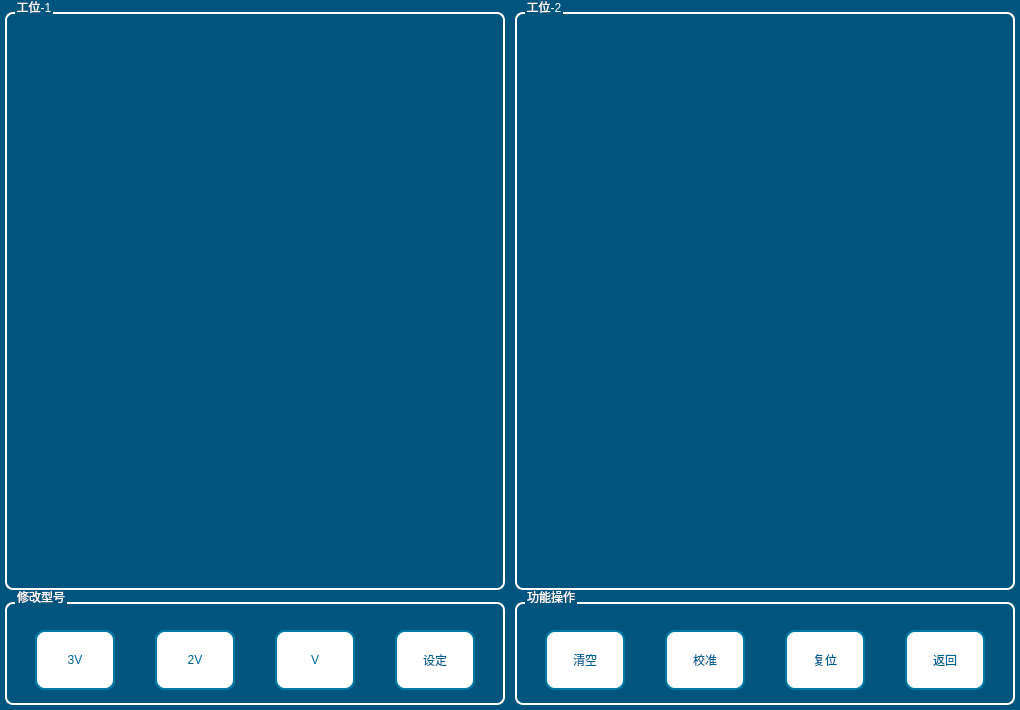
<?xml version="1.0" encoding="UTF-8"?>
<ui version="4.0">
 <class>Node3V</class>
 <widget class="QWidget" name="Node3V">
  <property name="geometry">
   <rect>
    <x>0</x>
    <y>0</y>
    <width>1020</width>
    <height>710</height>
   </rect>
  </property>
  <property name="windowTitle">
   <string>Form</string>
  </property>
  <property name="styleSheet">
   <string notr="true">QWidget#Node3V{
background-color: rgb(255, 255, 255);
background-color: rgb(0, 85, 127);
}
QToolButton{
font: 20pt &quot;宋体&quot;;
color: rgb(0, 101, 150);
border:2px solid rgb(0, 122, 165);
border-radius:10px;
background-color: rgb(255, 255, 255);
}
QToolButton:disabled{
font: 19pt &quot;宋体&quot;;
color: rgb(180, 180, 180);
border-color: rgb(180, 180, 180);
}
QGroupBox{
font: 20pt &quot;宋体&quot;;
color: rgb(255, 255, 255);
border:2px solid rgb(255, 255, 255);
border-radius:8px;
margin-top:22px;
}
QGroupBox:title{
subcontrol-origin: margin;
top:10px;
left: 10px;
}
QLabel{
font: 20pt &quot;宋体&quot;;
color: rgb(0, 122, 165);
}
</string>
  </property>
  <widget class="QGroupBox" name="gBox_2">
   <property name="geometry">
    <rect>
     <x>515</x>
     <y>-10</y>
     <width>500</width>
     <height>600</height>
    </rect>
   </property>
   <property name="title">
    <string>工位-2</string>
   </property>
   <property name="alignment">
    <set>Qt::AlignCenter</set>
   </property>
  </widget>
  <widget class="QGroupBox" name="gBox_1">
   <property name="geometry">
    <rect>
     <x>5</x>
     <y>-10</y>
     <width>500</width>
     <height>600</height>
    </rect>
   </property>
   <property name="title">
    <string>工位-1</string>
   </property>
   <property name="alignment">
    <set>Qt::AlignCenter</set>
   </property>
  </widget>
  <widget class="QGroupBox" name="groupBox_3">
   <property name="geometry">
    <rect>
     <x>5</x>
     <y>580</y>
     <width>500</width>
     <height>125</height>
    </rect>
   </property>
   <property name="title">
    <string>修改型号</string>
   </property>
   <widget class="QToolButton" name="tBtnSet">
    <property name="geometry">
     <rect>
      <x>390</x>
      <y>50</y>
      <width>80</width>
      <height>60</height>
     </rect>
    </property>
    <property name="text">
     <string>设定</string>
    </property>
   </widget>
   <widget class="QToolButton" name="tBtn_2VA">
    <property name="geometry">
     <rect>
      <x>30</x>
      <y>50</y>
      <width>80</width>
      <height>60</height>
     </rect>
    </property>
    <property name="text">
     <string>2VA</string>
    </property>
   </widget>
   <widget class="QToolButton" name="tBtn_1V">
    <property name="geometry">
     <rect>
      <x>270</x>
      <y>50</y>
      <width>80</width>
      <height>60</height>
     </rect>
    </property>
    <property name="text">
     <string>V</string>
    </property>
   </widget>
   <widget class="QToolButton" name="tBtn_1VA">
    <property name="geometry">
     <rect>
      <x>150</x>
      <y>50</y>
      <width>80</width>
      <height>60</height>
     </rect>
    </property>
    <property name="text">
     <string>VA</string>
    </property>
   </widget>
   <widget class="QToolButton" name="tBtn_2V">
    <property name="geometry">
     <rect>
      <x>150</x>
      <y>50</y>
      <width>80</width>
      <height>60</height>
     </rect>
    </property>
    <property name="text">
     <string>2V</string>
    </property>
   </widget>
   <widget class="QToolButton" name="tBtn_3V">
    <property name="geometry">
     <rect>
      <x>30</x>
      <y>50</y>
      <width>80</width>
      <height>60</height>
     </rect>
    </property>
    <property name="text">
     <string>3V</string>
    </property>
   </widget>
  </widget>
  <widget class="QGroupBox" name="groupBox_4">
   <property name="geometry">
    <rect>
     <x>515</x>
     <y>580</y>
     <width>500</width>
     <height>125</height>
    </rect>
   </property>
   <property name="title">
    <string>功能操作</string>
   </property>
   <widget class="QToolButton" name="tBtnReset">
    <property name="geometry">
     <rect>
      <x>270</x>
      <y>50</y>
      <width>80</width>
      <height>60</height>
     </rect>
    </property>
    <property name="text">
     <string>复位</string>
    </property>
   </widget>
   <widget class="QToolButton" name="tBtnClear">
    <property name="geometry">
     <rect>
      <x>30</x>
      <y>50</y>
      <width>80</width>
      <height>60</height>
     </rect>
    </property>
    <property name="text">
     <string>清空</string>
    </property>
   </widget>
   <widget class="QToolButton" name="tBtnBack">
    <property name="geometry">
     <rect>
      <x>390</x>
      <y>50</y>
      <width>80</width>
      <height>60</height>
     </rect>
    </property>
    <property name="text">
     <string>返回</string>
    </property>
   </widget>
   <widget class="QToolButton" name="tBtnCheck">
    <property name="geometry">
     <rect>
      <x>150</x>
      <y>50</y>
      <width>80</width>
      <height>60</height>
     </rect>
    </property>
    <property name="text">
     <string>校准</string>
    </property>
   </widget>
  </widget>
 </widget>
 <resources/>
 <connections/>
</ui>
